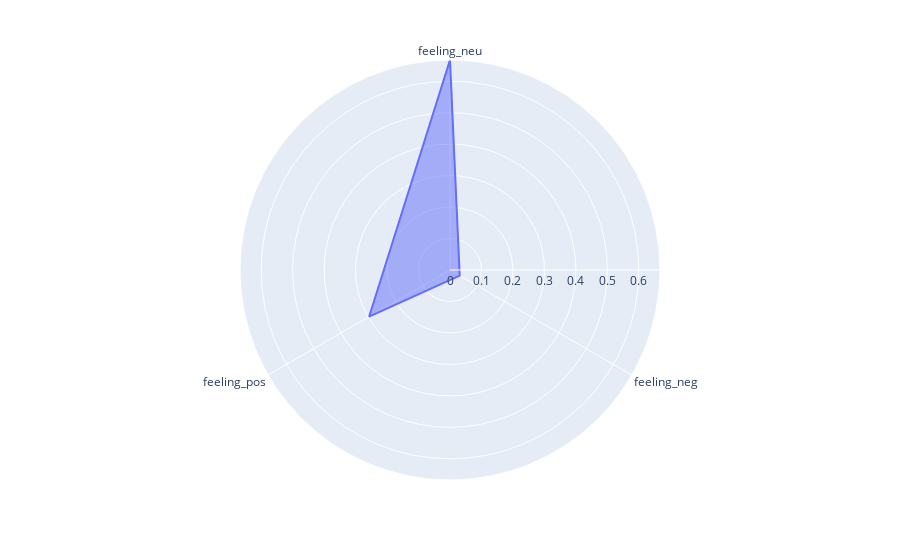
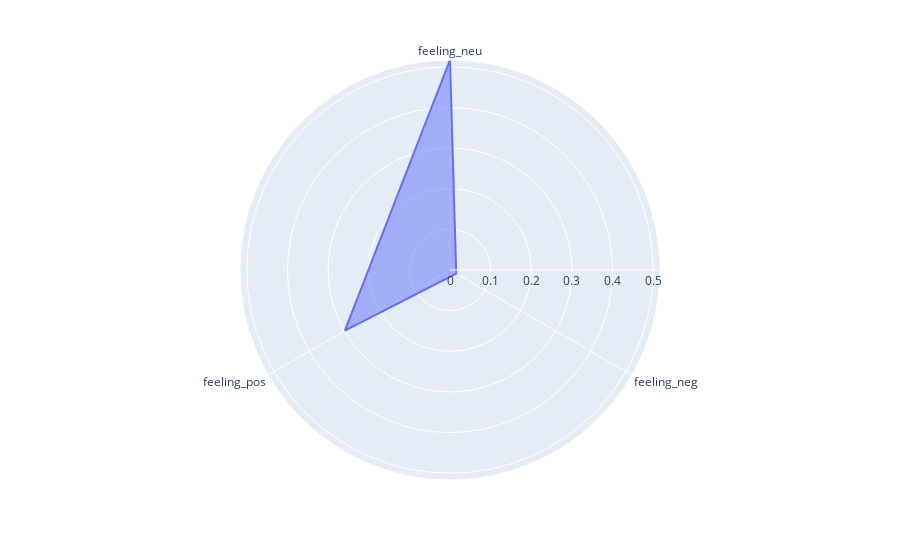
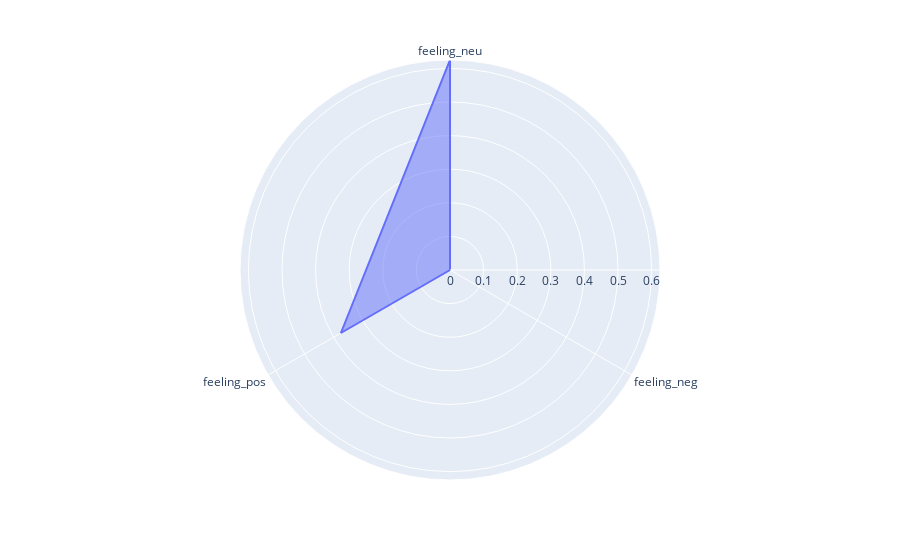
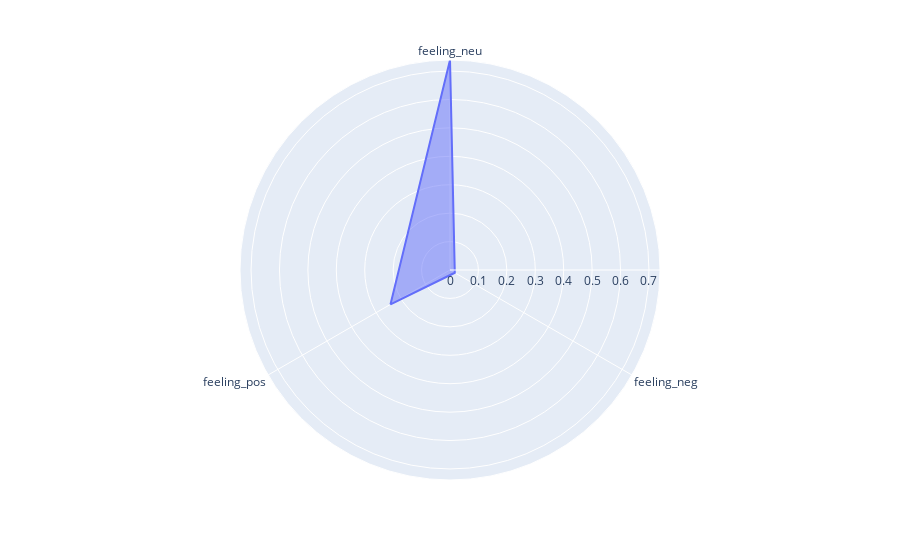

These figures' notebook cell, in order:
### Code cell
pk_multi_unsp.graphs_profils(df_km,0,4, ["feeling_neu", "feeling_neg", "feeling_pos"])

### Figure 1 — Plotly figure (JSON) as saved in the notebook; plotly's stock layout.template omitted (floating-point values rounded to 4 significant figures)
{"data": [{"fill": "toself", "hovertemplate": "r=%{r}<br>theta=%{theta}<extra></extra>", "legendgroup": "", "line": {"color": "#636efa", "dash": "solid"}, "marker": {"symbol": "circle"}, "mode": "lines", "name": "", "r": [0.6673, 0.03571, 0.2969, 0.6673], "showlegend": false, "subplot": "polar", "theta": ["feeling_neu", "feeling_neg", "feeling_pos", "feeling_neu"], "type": "scatterpolar"}], "layout": {"legend": {"tracegroupgap": 0}, "margin": {"t": 60}, "polar": {"angularaxis": {"direction": "clockwise", "rotation": 90}, "domain": {"x": [0, 1], "y": [0, 1]}}}}

### Figure 2 — Plotly figure (JSON) as saved in the notebook; plotly's stock layout.template omitted (floating-point values rounded to 4 significant figures)
{"data": [{"fill": "toself", "hovertemplate": "r=%{r}<br>theta=%{theta}<extra></extra>", "legendgroup": "", "line": {"color": "#636efa", "dash": "solid"}, "marker": {"symbol": "circle"}, "mode": "lines", "name": "", "r": [0.5168, 0.01767, 0.2988, 0.5168], "showlegend": false, "subplot": "polar", "theta": ["feeling_neu", "feeling_neg", "feeling_pos", "feeling_neu"], "type": "scatterpolar"}], "layout": {"legend": {"tracegroupgap": 0}, "margin": {"t": 60}, "polar": {"angularaxis": {"direction": "clockwise", "rotation": 90}, "domain": {"x": [0, 1], "y": [0, 1]}}}}

### Figure 3 — Plotly figure (JSON) as saved in the notebook; plotly's stock layout.template omitted (floating-point values rounded to 4 significant figures)
{"data": [{"fill": "toself", "hovertemplate": "r=%{r}<br>theta=%{theta}<extra></extra>", "legendgroup": "", "line": {"color": "#636efa", "dash": "solid"}, "marker": {"symbol": "circle"}, "mode": "lines", "name": "", "r": [0.625, 0, 0.375, 0.625], "showlegend": false, "subplot": "polar", "theta": ["feeling_neu", "feeling_neg", "feeling_pos", "feeling_neu"], "type": "scatterpolar"}], "layout": {"legend": {"tracegroupgap": 0}, "margin": {"t": 60}, "polar": {"angularaxis": {"direction": "clockwise", "rotation": 90}, "domain": {"x": [0, 1], "y": [0, 1]}}}}

### Figure 4 — Plotly figure (JSON) as saved in the notebook; plotly's stock layout.template omitted (floating-point values rounded to 4 significant figures)
{"data": [{"fill": "toself", "hovertemplate": "r=%{r}<br>theta=%{theta}<extra></extra>", "legendgroup": "", "line": {"color": "#636efa", "dash": "solid"}, "marker": {"symbol": "circle"}, "mode": "lines", "name": "", "r": [0.7388, 0.0195, 0.2417, 0.7388], "showlegend": false, "subplot": "polar", "theta": ["feeling_neu", "feeling_neg", "feeling_pos", "feeling_neu"], "type": "scatterpolar"}], "layout": {"legend": {"tracegroupgap": 0}, "margin": {"t": 60}, "polar": {"angularaxis": {"direction": "clockwise", "rotation": 90}, "domain": {"x": [0, 1], "y": [0, 1]}}}}
